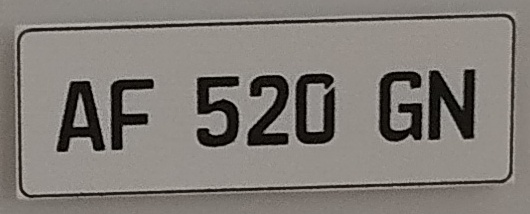
#> input picture banco_pruebas/imagenes/fuente/chica_v1_AF520GN.jpg, 530 x 214 px; its folder holds only this picture in this run
$ python degradar.py
#> lines starting #> are read from the running program, lines starting #| are printed output that depends on the picture
"""Genera 3 niveles de degradación (leve/medio/fuerte) por recorte para
simular una cámara de menor calidad: baja de resolución, blur gaussiano,
ruido gaussiano y recompresión JPG.

Salida: imagenes/degradadas/{recorte}_deg_{nivel}.jpg
Las degradadas versionadas son las usadas en las mediciones (generadas antes
de fijar SEMILLA); regenerarlas produce otras imágenes.
"""

from pathlib import Path

import cv2
import numpy as np

BASE_DIR = Path(__file__).resolve().parent
DIR_FUENTE = BASE_DIR / "imagenes" / "fuente"
DIR_DEGRADADAS = BASE_DIR / "imagenes" / "degradadas"

SEMILLA = 0
_rng = np.random.default_rng(SEMILLA)

# escala: fracción del tamaño al achicar; blur: kernel gaussiano (impar);
# ruido_sigma: desvío del ruido por canal; calidad_jpg: 0-100.
# Calibrado con Tesseract crudo: "fuerte" es donde empiezan a fallar chica/mini.
NIVELES = {
    "leve": {"escala": 0.45, "blur": 3, "ruido_sigma": 10, "calidad_jpg": 55},
    "medio": {"escala": 0.22, "blur": 7, "ruido_sigma": 20, "calidad_jpg": 25},
    "fuerte": {"escala": 0.08, "blur": 13, "ruido_sigma": 35, "calidad_jpg": 8},
}


def reducir_resolucion(imagen, escala):
    alto, ancho = imagen.shape[:2]
    chico = cv2.resize(imagen, (max(1, round(ancho * escala)), max(1, round(alto * escala))),
                        interpolation=cv2.INTER_AREA)
    return cv2.resize(chico, (ancho, alto), interpolation=cv2.INTER_LINEAR)


def agregar_ruido_gaussiano(imagen, sigma):
    ruido = _rng.normal(0, sigma, imagen.shape)
    return np.clip(imagen.astype(np.float32) + ruido, 0, 255).astype(np.uint8)


def degradar(imagen, parametros):
    salida = reducir_resolucion(imagen, parametros["escala"])
    k = parametros["blur"]
    salida = cv2.GaussianBlur(salida, (k, k), 0)
    salida = agregar_ruido_gaussiano(salida, parametros["ruido_sigma"])
    return salida


def main():
    DIR_DEGRADADAS.mkdir(parents=True, exist_ok=True)
    recortes = sorted(DIR_FUENTE.glob("*.jpg"))
    if not recortes:
        print(f"No hay recortes en {DIR_FUENTE}")
        return

    total = 0
    for ruta in recortes:
        imagen = cv2.imread(str(ruta))
#> imagen is the input picture: shape (214, 530, 3); mean B, G, R 119, 124.1, 129.1
        if imagen is None:
            print(f"[ERROR] No se pudo abrir {ruta.name}")
            continue
        for nivel, parametros in NIVELES.items():
            degradada = degradar(imagen, parametros)
            nombre_salida = f"{ruta.stem}_deg_{nivel}.jpg"
            ruta_salida = DIR_DEGRADADAS / nombre_salida
            cv2.imwrite(str(ruta_salida), degradada,
                        [cv2.IMWRITE_JPEG_QUALITY, parametros["calidad_jpg"]])
            total += 1
#> this loop made 3 passes
#> pass 1, in reducir_resolucion, `chico = cv2.resize(imagen, (max(1, round(ancho * escala)), max(1, roun..`:
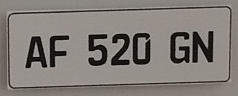
#> chico: shape (96, 238, 3); mean B, G, R 119, 124.1, 129.1
#> pass 1, in degradar, `salida = reducir_resolucion(imagen, parametros["escala"])`:
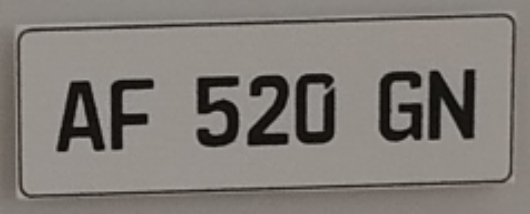
#> salida: shape (214, 530, 3); mean B, G, R 118.9, 124, 129
#> after the loop, total = 3
        print(f"[OK] {ruta.name} -> 3 niveles")

    print(f"\nListo: {total} imágenes degradadas generadas en {DIR_DEGRADADAS}/")
#| Listo: 3 imágenes degradadas generadas en banco_pruebas/imagenes/degradadas/


if __name__ == "__main__":
    main()

$ run again, on banco_pruebas/imagenes/fuente/chica_v2_AF520GN.jpg
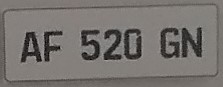
#> input picture banco_pruebas/imagenes/fuente/chica_v2_AF520GN.jpg, 223 x 87 px
#> in main, imagen is the input picture: shape (87, 223, 3); mean B, G, R 110.9, 114.5, 118.8
#> the loop in main, `for nivel, parametros in NIVELES.items():` made 3 passes
#> pass 1, in degradar, `salida = reducir_resolucion(imagen, parametros["escala"])`:
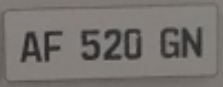
#> salida: shape (87, 223, 3); mean B, G, R 110.8, 114.4, 118.6
#> pass 1, in degradar, `salida = agregar_ruido_gaussiano(salida, parametros["ruido_sigma"])`:
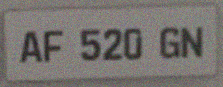
#> salida: shape (87, 223, 3); mean B, G, R 110.4, 113.9, 118.1
#> after the loop in main, `for nivel, parametros in NIVELES.items():`: total = 3
#| Listo: 3 imágenes degradadas generadas en banco_pruebas/imagenes/degradadas/

$ run again, on banco_pruebas/imagenes/fuente/chica_v1_HM316QL.jpg
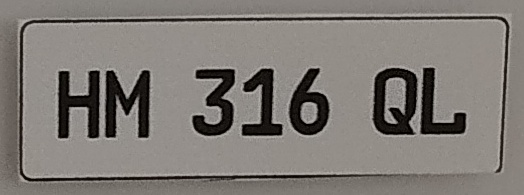
#> input picture banco_pruebas/imagenes/fuente/chica_v1_HM316QL.jpg, 524 x 195 px
#> in main, imagen is the input picture: shape (195, 524, 3); mean B, G, R 117.6, 122.4, 127.2
#> the loop in main, `for nivel, parametros in NIVELES.items():` made 3 passes
#> pass 1, in reducir_resolucion, `chico = cv2.resize(imagen, (max(1, round(ancho * escala)), max(1, roun..`:
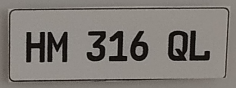
#> chico: shape (88, 236, 3); mean B, G, R 117.6, 122.4, 127.2
#> pass 1, in degradar, `salida = reducir_resolucion(imagen, parametros["escala"])`:
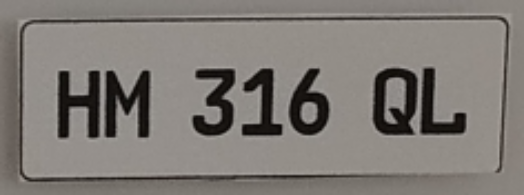
#> salida: shape (195, 524, 3); mean B, G, R 117.5, 122.3, 127.1
#> after the loop in main, `for nivel, parametros in NIVELES.items():`: total = 3
#| Listo: 3 imágenes degradadas generadas en banco_pruebas/imagenes/degradadas/
